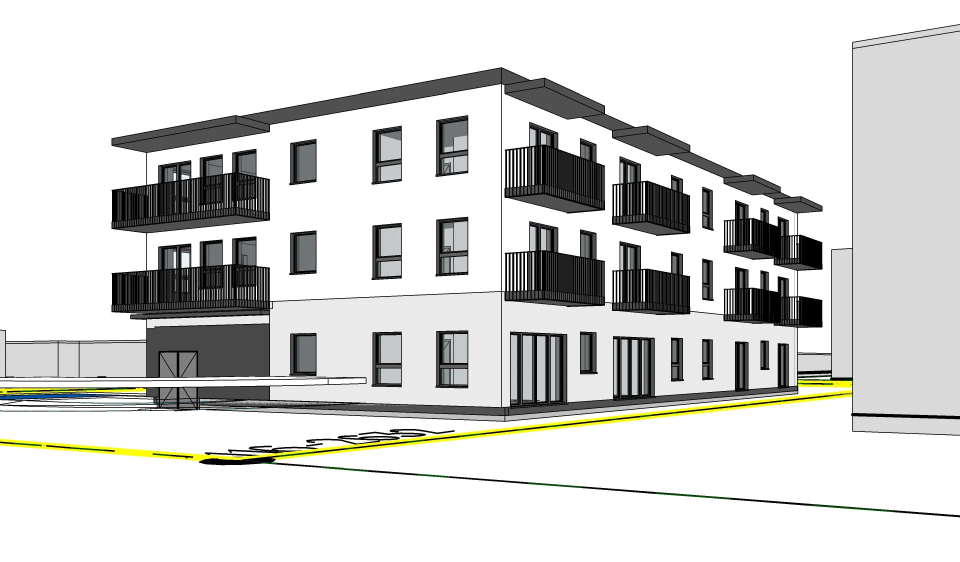
#> input picture img/projects/mieszkalny/budynek-mieszkalny-wielorodzinny-widok-poludniowo-zachodni.webp, 1920 x 1123 px, found by its file name (shown at 1/2 size)
$ python build-images.py
#> lines starting #> are read from the running program, lines starting #| are printed output that depends on the picture
#!/usr/bin/env python3
"""
GOPROJECT - image system builder.

Generates img/projects/<project>/NN-<role>-{1600,800}.webp from the best
available source render, and neutral placeholders where no usable source
exists. Never crops and never upscales: native aspect is preserved so the
browser reserves exact space (no CLS) and no part of the architecture is cut.

Run from the repo root:  python3 tools/build-images.py
"""
import json
import os
from PIL import Image, ImageDraw, ImageFont

ROOT = os.path.dirname(os.path.dirname(os.path.abspath(__file__)))

# Source tree for renders. The archive is preferred so this script stays
# re-runnable after it has already reorganised img/projects once.
SRC_CANDIDATES = [
    os.environ.get('GOPROJECT_SRC', ''),
    os.path.expanduser('~/Desktop/goproject-original-images/img/projects'),
    os.path.join(ROOT, 'img', 'projects'),
]
CUR = next((p for p in SRC_CANDIDATES if p and os.path.isdir(p)), '')
REC = '/tmp/mainimgs/img/projects'
OUT = os.path.join(ROOT, 'img', 'projects')
if not CUR:
    raise SystemExit('No source render tree found. Set GOPROJECT_SRC.')

C = lambda p: os.path.join(CUR, p)
R = lambda p: os.path.join(REC, p)

# Material harvested from the live one-page site (see
# ~/Desktop/goproject-imported/IMPORT-NOTES.md). Highest-resolution authoring
# the practice owns: 2040px photographs and 760px drawing sheets.
IMP = os.path.expanduser('~/Desktop/goproject-imported/originals')
I = lambda p: os.path.join(IMP, p)

# Photographs corrected in the correction pass (levelled, cropped to 3:2, graded).
# kubat1 is only cropped/graded - it is keystone-dominated, so rotation cannot fix it.
COR = os.path.expanduser('~/Desktop/goproject-imported/corrected')
I2 = lambda p: os.path.join(COR, p)

W = 'Wizualizacja'
REAL = 'Realizacja'
KON = 'Koncepcja'
RY = 'Rysunek'   # drawings - not a visualisation, and not a concept

# Parked projects: temporarily out of the portfolio. Their definitions below are
# kept intact, so bringing one back is a one-line edit - remove the slug from this
# set, restore the page and folder from ~/Desktop/goproject-parked, then re-run
# build-images.py and rebuild-portfolio.py.
PARKED_SLUGS = {'obiekt-uzytecznosci-publicznej'}

# Folder names use building typology only - no invented client facts.
# Proper project names live in docs/projects.md and need studio sign-off.
PROJECTS = [
    {
        'slug': 'budynek-wielorodzinny',
        'page': 'projekt-budynek-mieszkalny-wielorodzinny.html',
        'tiles': [
            ('hero', W, C('mieszkalny/budynek-mieszkalny-wielorodzinny-widok-poludniowo-zachodni.webp'),
             'Widok od strony południowo-zachodniej'),
            ('sytuacja-dzialki', W, C('mieszkalny/budynek-mieszkalny-sytuacja-dzialki-widok-polnocno-zachodni.webp'),
             'Usytuowanie budynku na działce'),
            ('widok-od-ulicy', W, C('mieszkalny/budynek-mieszkalny-sytuacja-dzialki-widok-poludniowo-wschodni.webp'),
             'Widok od strony wjazdu'),
            ('widok-od-ogrodu', W, C('mieszkalny/budynek-mieszkalny-sytuacja-dzialki-widok-poludniowo-zachodni.webp'),
             'Widok od strony terenów zielonych'),
            ('elewacja-polnocno-wschodnia', W, C('mieszkalny/budynek-mieszkalny-wielorodzinny-widok-polnocno-wschodni.webp'),
             'Elewacja północno-wschodnia'),
            ('elewacja-polnocno-zachodnia', W, R('mieszkalny/budynek-mieszkalny-wielorodzinny-widok-polnocno-zachodni.webp'),
             'Elewacja północno-zachodnia'),
            ('widok-ogolny', W, C('infocentrum/wielorodzinny-sniadeckich-hq.webp'),
             'Widok ogólny bryły budynku'),
            ('perspektywa-01', W, R('infocentrum/wielorodzinny-perspektywa-1.webp'),
             'Perspektywa z poziomu pieszego'),
        ],
    },
    {
        'slug': 'obiekt-uzytecznosci-publicznej',
        'page': 'projekt-obiekt-uzytecznosci-publicznej.html',
        'tiles': [
            ('hero', KON, C('infocentrum/wielorodzinny-infocentrum.webp'),
             'Widok ogólny obiektu'),
            ('wizualizacja-zima', KON, C('infocentrum/infocentrum-budynek-uzytecznosci-publicznej-wizualizacja-zima.webp'),
             'Widok obiektu w kontekście zimowym'),
            ('plansza-konkursowa', KON, None, 'Plansza konkursowa — układ funkcjonalny'),
            ('elewacja-poludniowa', KON, None, 'Elewacja południowa'),
            ('widok-od-ulicy', KON, None, 'Widok od strony ulicy'),
            ('plan-sytuacyjny', KON, None, 'Plan sytuacyjny i zagospodarowanie terenu'),
        ],
    },
    {
        # One finished house, not a catalogue. Material: the practice's own
        # published project "Projekt domu jednorodzinnego w Chojnicach" - three
        # 2040px photographs of the built house plus its drawing sheet.
        'slug': 'dom-jednorodzinny',
        'page': 'projekt-dom-jednorodzinny.html',
        'tiles': [
            ('hero', REAL, I2('goprojecthouse_adam_kubat7.jpg'),
             'Dom jednorodzinny w Chojnicach — bryła od strony ogrodu'),
            ('widok-od-ulicy', REAL, I2('goprojecthouse_adam_kubat8.jpg'),
             'Elewacja boczna z oknami dachowymi'),
            ('elewacja-frontowa', REAL, I2('goprojecthouse_adam_kubat1.jpg'),
             'Główna elewacja od strony wjazdu'),
            ('wnetrze-01', W, None,
             'Strefa dzienna — wizualizacja do wygenerowania'),
            ('detal-01', W, None,
             'Detal — wejście lub okap — do wygenerowania'),
            ('wizualizacja-koncepcja', W, None,
             'Wizualizacja koncepcyjna bryły — do wygenerowania'),
            ('rzut-parter', RY, I('Projekt5inside.jpg'),
             'Rzut parteru ze zestawieniem stolarki', (760, 640)),
            ('elewacje', RY, I('Projekt5front.jpg'),
             'Elewacje: frontowa, tylna i boczna', (760, 640)),
        ],
    },
    {
        'slug': 'osiedle-budynkow-dwulokalowych',
        'page': 'projekt-osiedle-budynkow-dwulokalowych.html',
        'tiles': [
            ('hero', W, C('osiedle-dwulokalowe/osiedle-dwulokalowe-lot-ptaka.webp'),
             'Zespół budynków dwulokalowych — widok z lotu ptaka'),
            ('widok-frontowy', W, C('osiedle-dwulokalowe/osiedle-dwulokalowe-widok-front.webp'),
             'Elewacja frontowa zespołu'),
            ('elewacja-frontowa-szeregowa', W, R('osiedle-dwulokalowe/domy-szeregowe-elewacja-frontowa-wizualizacja.webp'),
             'Układ szeregowy — elewacja frontowa'),
            ('strefa-rekreacji', W, R('osiedle-dwulokalowe/domy-szeregowe-ogrodki-plac-zabaw-wizualizacja.webp'),
             'Strefa rekreacji i place zabaw'),
            ('parking', W, R('osiedle-dwulokalowe/domy-szeregowe-parking-wizualizacja.webp'),
             'Parking i układ komunikacyjny'),
            ('widok-z-lotu-ptaka-02', W, R('osiedle-dwulokalowe/osiedle-domow-szeregowych-widok-z-lotu-ptaka.webp'),
             'Zagospodarowanie terenu — ujęcie z lotu ptaka'),
            ('widok-polnocno-wschodni', W, C('osiedle-dwulokalowe/osiedle-dwulokalowe-widok-ne.webp'),
             'Widok północno-wschodni'),
            ('widok-polnocno-zachodni', W, C('osiedle-dwulokalowe/osiedle-dwulokalowe-widok-nw.webp'),
             'Widok północno-zachodni'),
            ('widok-poludniowo-zachodni', W, C('osiedle-dwulokalowe/osiedle-dwulokalowe-widok-sw.webp'),
             'Widok południowo-zachodni'),
            ('widok-dodatkowy', W, C('osiedle-dwulokalowe/osiedle-dwulokalowe-widok-nw-2.webp'),
             'Widok dodatkowy — do identyfikacji'),
        ],
    },
]
# ---------------------------------------------------------------- export helpers
QUALITY = 78
# Hero renders span the full column; gallery tiles never exceed about half of it.
# Shipping a 1600px variant for a 390px tile was the single biggest waste.
HERO_EDGES = (1600, 800)
TILE_EDGES = (1000, 640)

# Where a hero is contained in a column rather than shown full bleed, a 1600px
# variant is dead weight - the slot is ~700px, so the browser was downloading
# 380KB where 150KB would do, and overshooting to 1600 whenever it resolved
# `sizes` before layout settled. Cap the hero at the size the layout can use.
HERO_EDGES_BY_SLUG = {
    'dom-jednorodzinny': (1000, 800),
}
FONT_CANDIDATES = [
    '/System/Library/Fonts/Supplemental/Arial.ttf',
    '/System/Library/Fonts/Supplemental/Arial Bold.ttf',
    '/Library/Fonts/Arial.ttf',
    '/System/Library/Fonts/Helvetica.ttc',
]


def get_font(size):
    for path in FONT_CANDIDATES:
        if os.path.exists(path):
            try:
                return ImageFont.truetype(path, size)
            except Exception:
                pass
    return ImageFont.load_default()


def load_flat(src):
    """Open an image and flatten to RGB (WebP export friendly)."""
    im = Image.open(src)
#> im is the input picture: PIL image 1920x1123 RGB; mean R, G, B 211.4, 211.7, 209.6
    if im.mode != 'RGB':
        im = im.convert('RGB')
    return im


def export_variant(im, dest, max_edge):
    """Resize so the long edge is max_edge, preserving aspect. Never upscales."""
#> called with max_edge = 1600
    w, h = im.size
#> w = 1920; h = 1123
    scale = max_edge / float(max(w, h))
#> scale = 0.833
    out = im
    if scale < 1:
        out = im.resize((max(1, int(round(w * scale))), max(1, int(round(h * scale)))),
                        Image.LANCZOS)
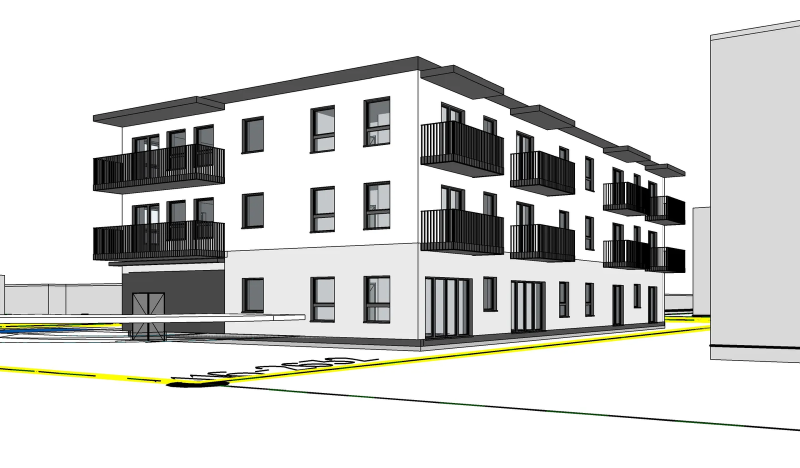
#> out: PIL image 1600x936 RGB (shown at 1/2 size); mean R, G, B 211.4, 211.7, 209.6
    out.save(dest, 'WEBP', quality=QUALITY, method=6)
    return out.size


def make_placeholder(dest, role, caption, long_edge=1600):
    """Neutral 3:2 card stating exactly what has to be generated.

    Placeholders are the spec, not a downgrade: the filename is already the
    final one, so a new render drops in with no code change.
    """
    s = long_edge / 1600.0
    w = long_edge
    h = int(round(long_edge * 2 / 3.0))
    im = Image.new('RGB', (w, h), (243, 244, 246))
    d = ImageDraw.Draw(im)
    d.rectangle([0, 0, w - 1, h - 1], outline=(203, 206, 210), width=max(2, int(4 * s)))
    lines = [
        ('WIZUALIZACJA DO WYGENEROWANIA', int(44 * s), (24, 24, 27), int(-60 * s)),
        (role, int(34 * s), (113, 113, 122), int(10 * s)),
        (caption, int(30 * s), (113, 113, 122), int(56 * s)),
        ('docelowo %d x %d px - proporcja 3:2' % (w, h), int(24 * s), (161, 161, 170), int(112 * s)),
    ]
    for text, font, colour, dy in lines:
        tw = d.textlength(text, font=get_font(font))
        d.text(((w - tw) / 2, h / 2 + dy), text, font=get_font(font), fill=colour)
    im.save(dest, 'WEBP', quality=QUALITY, method=6)
    return im.size

# ---------------------------------------------------------------- build
import shutil

STAGE = os.path.join(OUT, '_new')
OLD_DIRS = ['mieszkalny', 'infocentrum', 'osiedle-dwulokalowe', 'dom-jednorodzinny']


def build():
    shutil.rmtree(STAGE, ignore_errors=True)
    manifest = []
    for project in PROJECTS:
        slug = project['slug']
        if slug in PARKED_SLUGS:
            continue
        dest_dir = os.path.join(STAGE, slug)
        os.makedirs(dest_dir, exist_ok=True)
        for index, tile in enumerate(project['tiles'], 1):
            role, kind, src, caption = tile[:4]
            stem = '%02d-%s' % (index, role)
            # A source path that was written but does not exist is a typo, not a
            # request for a placeholder. Fail loudly instead of shipping a grey box.
            if src is not None and not os.path.exists(src):
                raise SystemExit('Source render missing: %s' % src)
            made_placeholder = src is None
            # a 5th element overrides the size pair (drawings are only 760px wide,
            # so naming them -1000.webp would be a lie); the hero can be capped per page
            if len(tile) > 4:
                edges = tile[4]
            elif index == 1:
                edges = HERO_EDGES_BY_SLUG.get(slug, HERO_EDGES)
            else:
                edges = TILE_EDGES
            names = {}
            for edge in edges:
                name = '%s-%d.webp' % (stem, edge)
                names[edge] = name
                dest = os.path.join(dest_dir, name)
                if made_placeholder:
                    size = make_placeholder(dest, role, caption, edge)
                else:
                    size = export_variant(load_flat(src), dest, edge)
#> size = (1600, 936)
                if edge == edges[0]:
                    big_size = size
#> big_size = (1600, 936)
            manifest.append({
                'project': slug,
                'file': names[edges[0]],
                'order': index,
                'role': role,
                'kind': kind,
                'caption': caption,
                'source': os.path.relpath(src, ROOT) if src and not made_placeholder else None,
                'placeholder': made_placeholder,
                'width': big_size[0],
                'height': big_size[1],
                'ratio': round(big_size[0] / float(big_size[1]), 3),
                'large_px': edges[0],
                'small_px': edges[1],
                'kb_large': os.path.getsize(os.path.join(dest_dir, names[edges[0]])) // 1024,
                'kb_small': os.path.getsize(os.path.join(dest_dir, names[edges[1]])) // 1024,
            })
    return manifest


def promote():
    for old in OLD_DIRS:
        shutil.rmtree(os.path.join(OUT, old), ignore_errors=True)
    for slug in os.listdir(STAGE):
        target = os.path.join(OUT, slug)
        shutil.rmtree(target, ignore_errors=True)
        shutil.move(os.path.join(STAGE, slug), target)
    shutil.rmtree(STAGE, ignore_errors=True)


if __name__ == '__main__':
#> (the run stopped early here; a loop or call above may not have finished)
